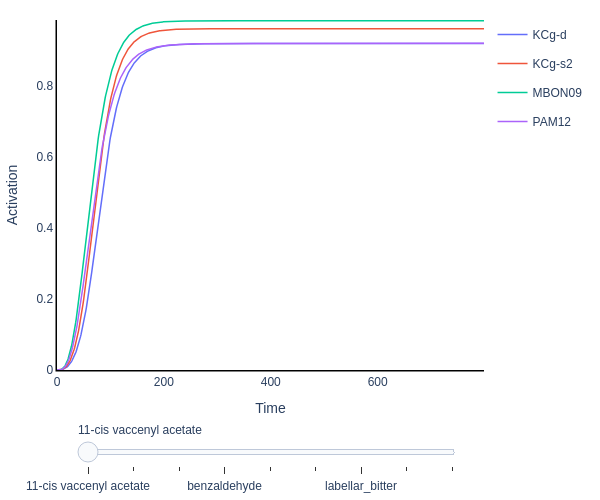

Notebook code cell kept with this figure:
### Code cell
myslope = 3
mytau = 20
model = MultilayeredNetwork(
            inprop_signed,
            sensory_indices,
            threshold=0,
            tanh_steepness=myslope,
            num_layers=num_layers,
            tau=mytau,
            # default_bias = 0.01,
            idx_to_group=idx_to_type,
            device=device
        )
out = model(d_in)

acts = get_neuron_activation(
    out,
    meta.idx[
        meta.cell_type.isin(
            initial_act_max.group[
                (initial_act_max.slope_str == "slope_3")
                & (
                    initial_act_max.batch_name.isin(
                        ["leg_bitter", "labellar_bitter", "visual_loom"]
                    )
                )
                & (initial_act_max.tau_1 > 0.9)
                & (initial_act_max.tau_20 < 0.2)
            ]
        )
    ],
    odours,
    idx_to_type,
)
plot_timeseries(acts)

### Figure 1 — Plotly figure (JSON) as saved in the notebook; plotly's stock layout.template omitted (floating-point values rounded to 4 significant figures; data arrays with more than 128 entries replaced by an {"elided": "..."} marker saying what was removed)
{"data": [{"legendgroup": "KCg-d", "line": {"color": "#636EFA", "width": 1.5}, "marker": {"line": {"color": "black", "width": 1}, "size": 8}, "mode": "lines", "name": "KCg-d", "type": "scatter", "x": {"elided": "800 int values"}, "y": {"elided": "800 float values"}}, {"legendgroup": "KCg-s2", "line": {"color": "#EF553B", "width": 1.5}, "marker": {"line": {"color": "black", "width": 1}, "size": 8}, "mode": "lines", "name": "KCg-s2", "type": "scatter", "x": {"elided": "800 int values"}, "y": {"elided": "800 float values"}}, {"legendgroup": "MBON09", "line": {"color": "#00CC96", "width": 1.5}, "marker": {"line": {"color": "black", "width": 1}, "size": 8}, "mode": "lines", "name": "MBON09", "type": "scatter", "x": {"elided": "800 int values"}, "y": {"elided": "800 float values"}}, {"legendgroup": "PAM12", "line": {"color": "#AB63FA", "width": 1.5}, "marker": {"line": {"color": "black", "width": 1}, "size": 8}, "mode": "lines", "name": "PAM12", "type": "scatter", "x": {"elided": "800 int values"}, "y": {"elided": "800 float values"}}], "layout": {"font": {"family": "Arial", "size": 12}, "height": 500, "legend": {"borderwidth": 0}, "margin": {"b": 50, "l": 50, "r": 20, "t": 20}, "paper_bgcolor": "rgba(255,255,255,255)", "plot_bgcolor": "rgba(255,255,255,255)", "showlegend": true, "sliders": [{"active": 0, "len": 0.9, "steps": [{"args": [["0"], {"frame": {"duration": 0, "redraw": true}, "mode": "immediate"}], "label": "11-cis vaccenyl acetate", "method": "animate"}, {"args": [["1"], {"frame": {"duration": 0, "redraw": true}, "mode": "immediate"}], "label": "3-octanol", "method": "animate"}, {"args": [["2"], {"frame": {"duration": 0, "redraw": true}, "mode": "immediate"}], "label": "4-methylcyclohexanol", "method": "animate"}, {"args": [["3"], {"frame": {"duration": 0, "redraw": true}, "mode": "immediate"}], "label": "benzaldehyde", "method": "animate"}, {"args": [["4"], {"frame": {"duration": 0, "redraw": true}, "mode": "immediate"}], "label": "ethanol", "method": "animate"}, {"args": [["5"], {"frame": {"duration": 0, "redraw": true}, "mode": "immediate"}], "label": "geosmin", "method": "animate"}, {"args": [["6"], {"frame": {"duration": 0, "redraw": true}, "mode": "immediate"}], "label": "labellar_bitter", "method": "animate"}, {"args": [["7"], {"frame": {"duration": 0, "redraw": true}, "mode": "immediate"}], "label": "leg_bitter", "method": "animate"}, {"args": [["8"], {"frame": {"duration": 0, "redraw": true}, "mode": "immediate"}], "label": "visual_loom", "method": "animate"}], "x": 0.05, "y": -0.08}], "width": 600, "xaxis": {"linecolor": "black", "linewidth": 1.5, "ticklen": 5, "tickwidth": 1, "title": {"text": "Time"}}, "yaxis": {"linecolor": "black", "linewidth": 1.5, "range": [0, 0.9868], "ticklen": 5, "tickwidth": 1, "title": {"text": "Activation"}}}}
